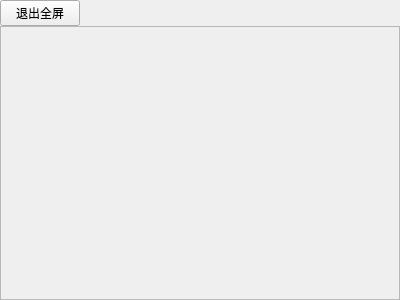
<?xml version="1.0" encoding="UTF-8"?>
<ui version="4.0">
 <class>FullScreenPanel</class>
 <widget class="QWidget" name="FullScreenPanel">
  <property name="geometry">
   <rect>
    <x>0</x>
    <y>0</y>
    <width>400</width>
    <height>300</height>
   </rect>
  </property>
  <property name="sizePolicy">
   <sizepolicy hsizetype="Expanding" vsizetype="Expanding">
    <horstretch>0</horstretch>
    <verstretch>0</verstretch>
   </sizepolicy>
  </property>
  <property name="windowTitle">
   <string>飞行控制管理软件</string>
  </property>
  <layout class="QVBoxLayout" name="verticalLayout">
   <property name="spacing">
    <number>0</number>
   </property>
   <property name="leftMargin">
    <number>0</number>
   </property>
   <property name="topMargin">
    <number>0</number>
   </property>
   <property name="rightMargin">
    <number>0</number>
   </property>
   <property name="bottomMargin">
    <number>0</number>
   </property>
   <item>
    <layout class="QHBoxLayout" name="horizontalLayout">
     <property name="spacing">
      <number>0</number>
     </property>
     <item>
      <widget class="QPushButton" name="pushButton">
       <property name="text">
        <string>退出全屏</string>
       </property>
       <property name="shortcut">
        <string>F</string>
       </property>
      </widget>
     </item>
     <item>
      <spacer name="horizontalSpacer">
       <property name="orientation">
        <enum>Qt::Horizontal</enum>
       </property>
       <property name="sizeHint" stdset="0">
        <size>
         <width>40</width>
         <height>20</height>
        </size>
       </property>
      </spacer>
     </item>
    </layout>
   </item>
   <item>
    <widget class="QFrame" name="frame">
     <property name="sizePolicy">
      <sizepolicy hsizetype="Expanding" vsizetype="Expanding">
       <horstretch>0</horstretch>
       <verstretch>0</verstretch>
      </sizepolicy>
     </property>
     <property name="frameShape">
      <enum>QFrame::StyledPanel</enum>
     </property>
     <property name="frameShadow">
      <enum>QFrame::Raised</enum>
     </property>
     <layout class="QGridLayout" name="gridLayout">
      <property name="leftMargin">
       <number>0</number>
      </property>
      <property name="topMargin">
       <number>0</number>
      </property>
      <property name="rightMargin">
       <number>0</number>
      </property>
      <property name="bottomMargin">
       <number>0</number>
      </property>
      <property name="spacing">
       <number>0</number>
      </property>
      <item row="0" column="0">
       <layout class="QVBoxLayout" name="verticalLayout_view">
        <property name="spacing">
         <number>0</number>
        </property>
       </layout>
      </item>
     </layout>
    </widget>
   </item>
  </layout>
 </widget>
 <resources/>
 <connections/>
</ui>
